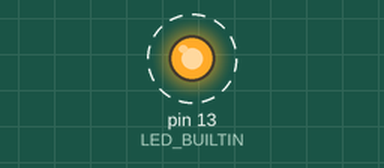
Bench run of a sketch on a simulated Arduino Uno, built with avr-gcc and run on an emulated ATmega328P. Shown: output pins drawn as LEDs (lit = HIGH). Dashed ring = blinking.

Above: at 0.05 s.
Timing chart, 0 to 3.0 s (numbered marks = the images above):
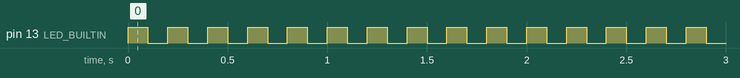

Measured:
- by itself, pin 13 (LED_BUILTIN): alternates HIGH for 0.10 s and LOW for 0.10 s

The sketch:

01_Blink.ino
```cpp
// 아두이노 우노 Blink: 보드 내장 LED(13번 핀)를 깜빡임
// DELAY_MS를 1000으로 하면 1초, 100으로 하면 0.1초 간격
const int DELAY_MS = 100;

void setup()
{
  pinMode(LED_BUILTIN, OUTPUT);    // 13번 핀(보드 내장 LED)을 출력으로 설정
}

void loop()
{
  digitalWrite(LED_BUILTIN, HIGH); // LED 켜기
  delay(DELAY_MS);
  digitalWrite(LED_BUILTIN, LOW);  // LED 끄기
  delay(DELAY_MS);
}
```
